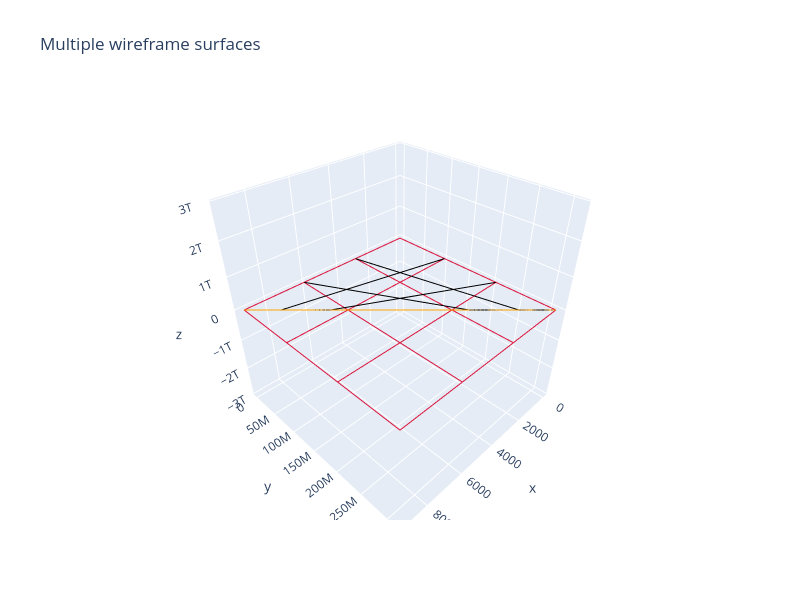

Notebook code for this chart:
### Code cell
import numpy as np
import matplotlib.pyplot as plt
import plotly.graph_objects as go
def wireframe_trace(X, Y, Z, color='blue', name='', step=5):
    """Build wireframe lines (along x and y directions) for a surface."""
    lines = []
    # lines along y-direction (constant x rows)
    for i in range(0, X.shape[0], step):
        lines.append(go.Scatter3d(
            x=X[i, :], y=Y[i, :], z=Z[i, :],
            mode='lines', line=dict(color=color, width=2),
            name=name, showlegend=False
        ))
    # lines along x-direction (constant y columns)
    for j in range(0, X.shape[1], step):
        lines.append(go.Scatter3d(
            x=X[:, j], y=Y[:, j], z=Z[:, j],
            mode='lines', line=dict(color=color, width=2),
            name=name, showlegend=False
        ))
    return lines

x = np.linspace(3.20220e-02 ,  9.14771e+03, 10) #v94
y = np.linspace(1.09317e-01 ,  3.12285e+08, 10) #v95
#. molNStream1 * densityH2OGm3 / (molNStream1 * molweightN + molWStream1 * molweightH20gMol);
#v91/v94=v95
X, Y = np.meshgrid(x, y)


Z = X * Y
z1=9.14771e+03*Y + 3.12285e+08*X  -2.85670e+12
z2=3.20220e-02*Y + 1.09317e-01*X  -3.50055e-03

fig = go.Figure()
for trace in wireframe_trace(X, Y, Z, color='black', name='z = x·y', step=3):
    fig.add_trace(trace)

for trace in wireframe_trace(X, Y, z1, color='orange', name='z = x·y', step=3):
    fig.add_trace(trace)
for trace in wireframe_trace(X, Y, z2, color='crimson', name='z = x²−y²', step=3):
    fig.add_trace(trace)


fig.update_layout(
    title='Multiple wireframe surfaces',
    scene=dict(xaxis_title='x', yaxis_title='y', zaxis_title='z'),
    width=800, height=600
)
fig.show()
